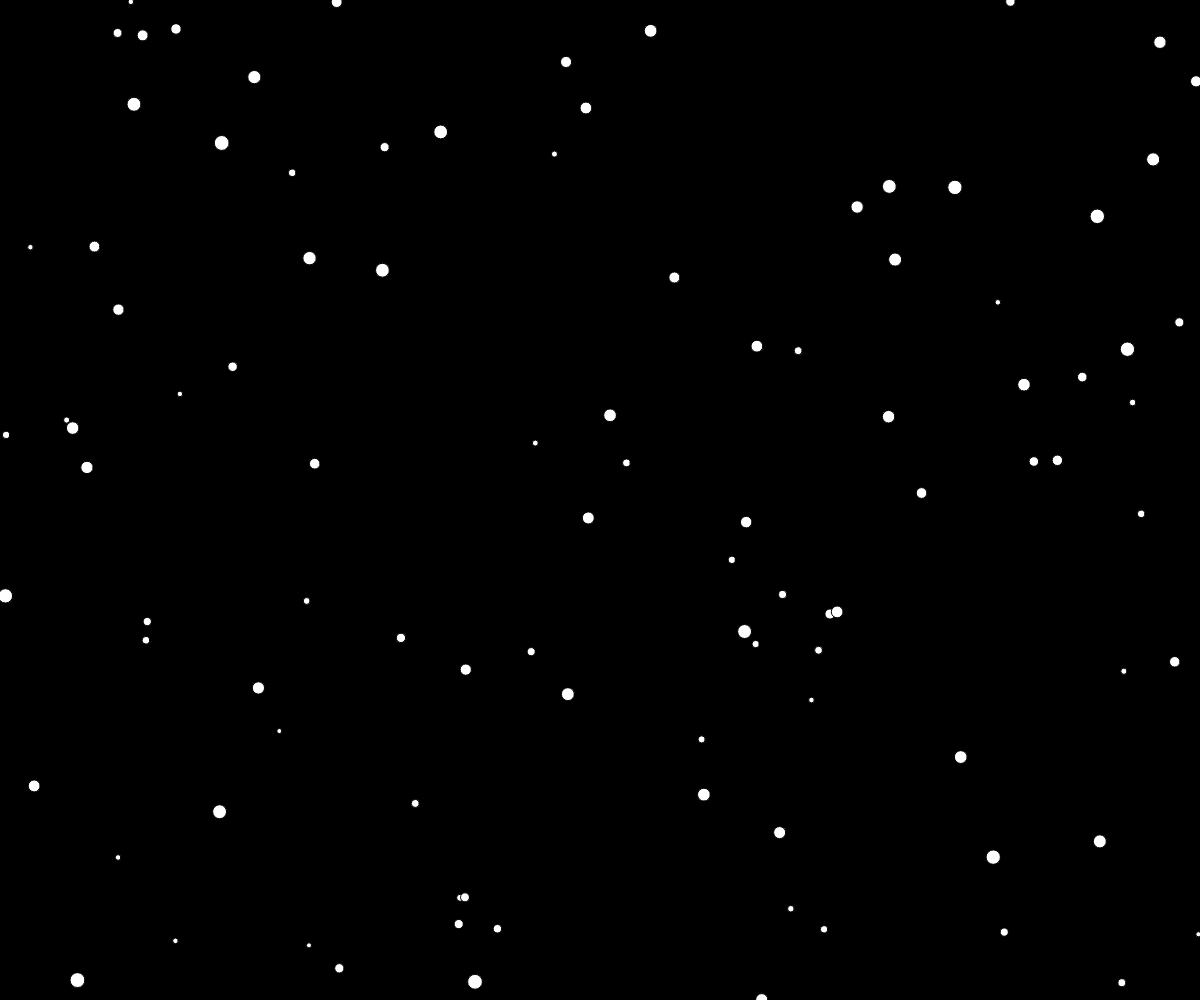
Frame 1 (no input)
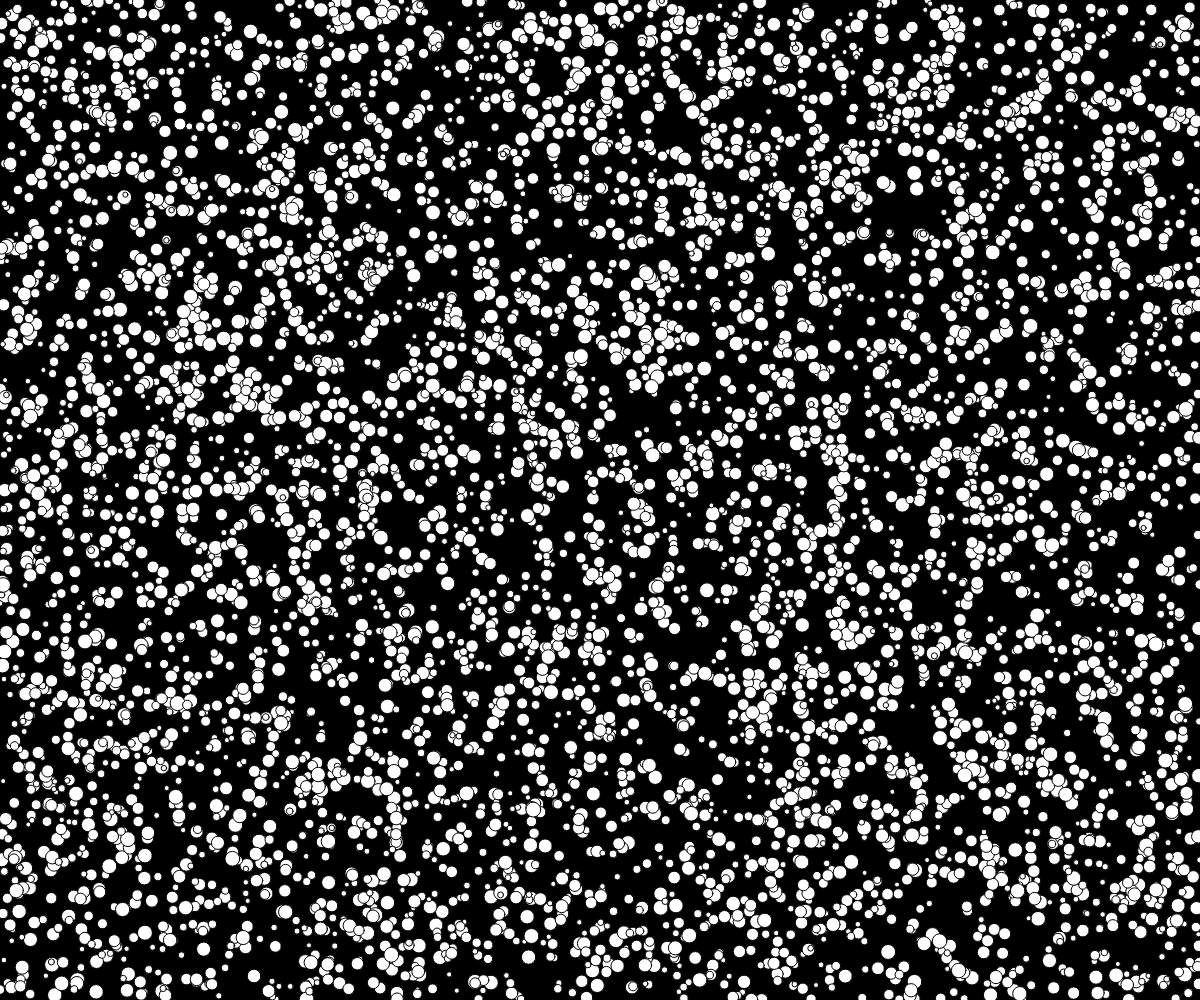
Frame 60 (no input)
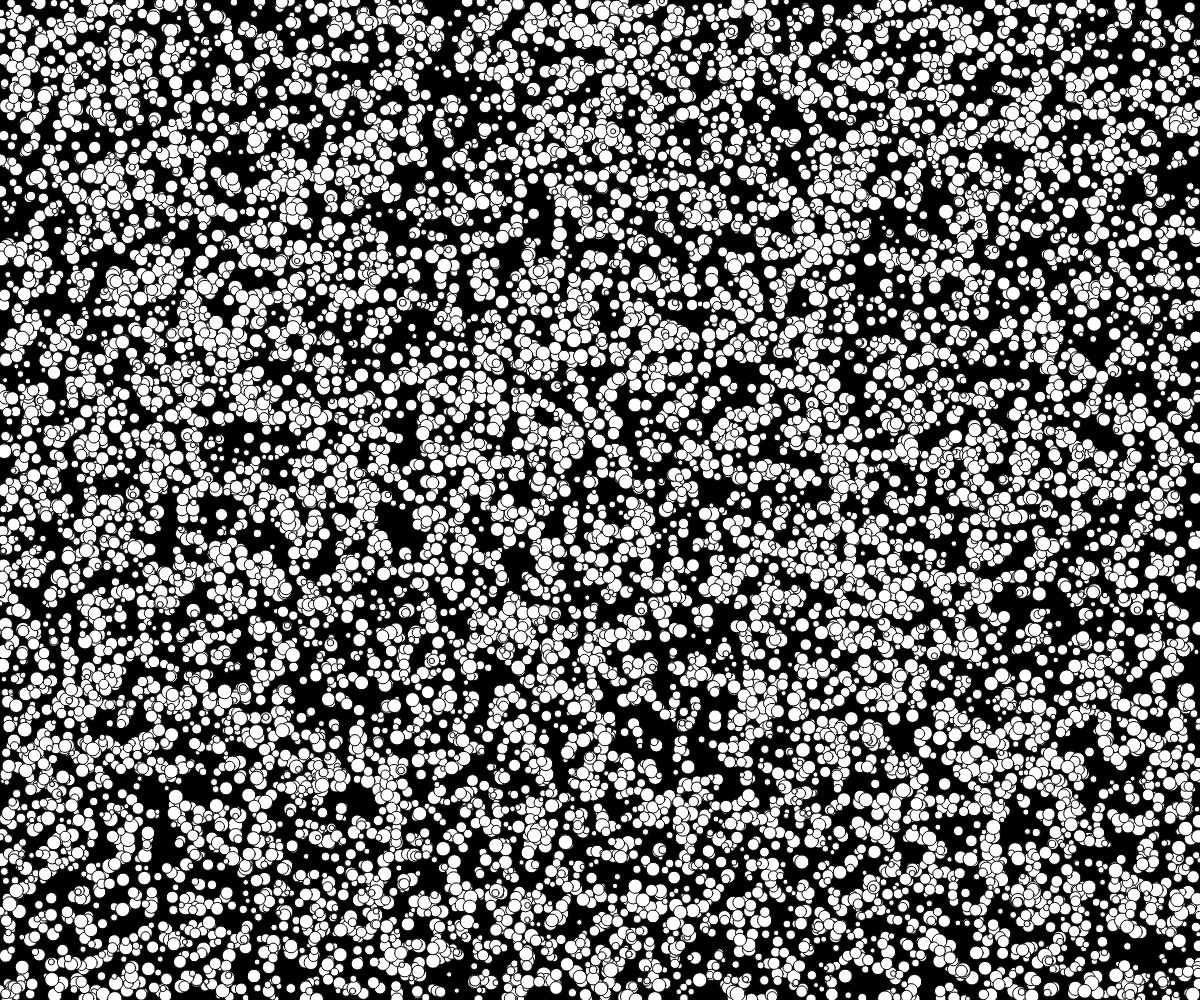
Frame 120 (the mouse pressed at the canvas centre since frame 60)

The p5.js sketch that drew these frames (run headless with seeded random() and noise() and a simulated clock; from frame 60 on, the mouse is pressed at the canvas centre):

// p5.js sketch
// ── sketch.js
let btn;
function setup() {
    const canvas = createCanvas(windowWidth, windowHeight);
    canvas.addClass('background');
    background(0);
}

function draw() {
    for (let i = 0; i < 100; i++) {
        circle(random(width), 
            random(height), random(5, 15));
    }
}

function windowResized() {
    resizeCanvas(windowWidth, windowHeight);
}
